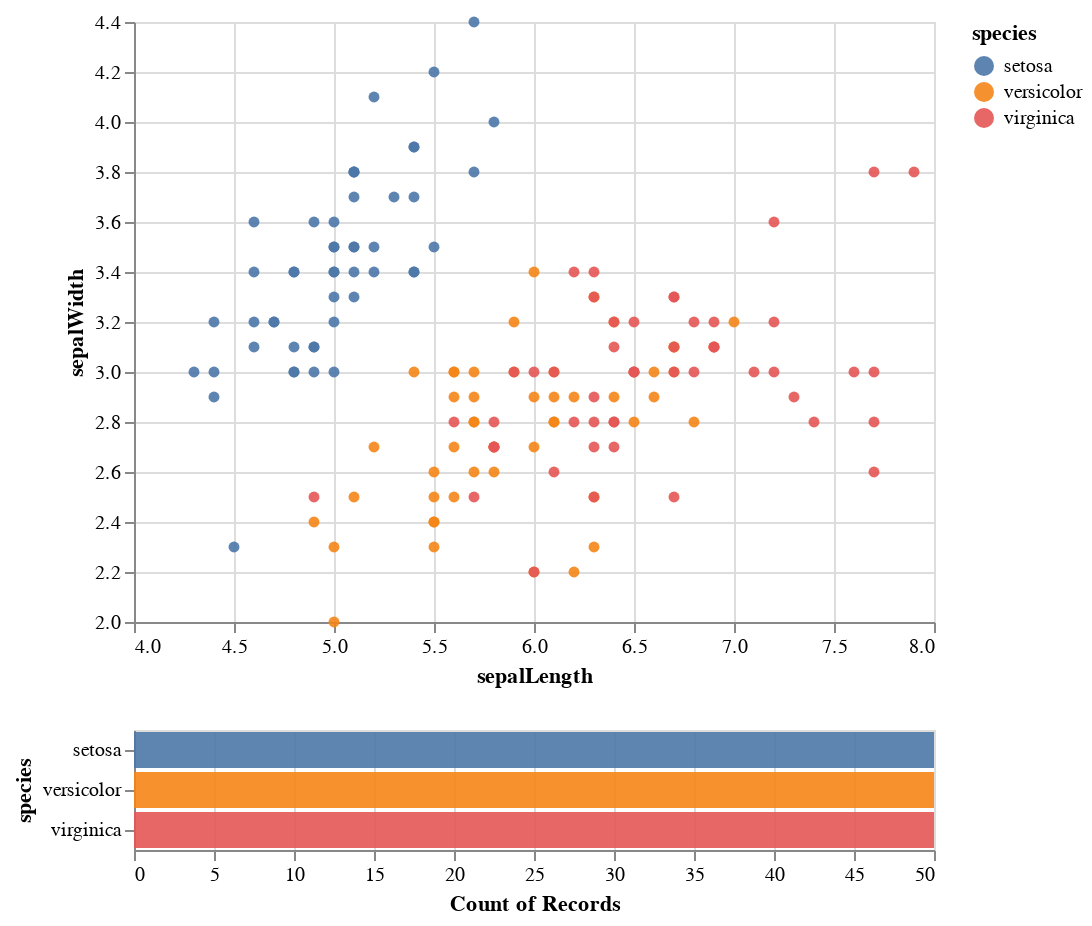

The notebook cell saved with this chart:
### Code cell
brush = alt.selection_interval()
click = alt.selection_multi(fields=['species'])

points = (alt.Chart(iris_data).mark_circle().encode(
    x=alt.X('sepalLength', scale=alt.Scale(zero=False)),
    y=alt.Y('sepalWidth', scale=alt.Scale(zero=False)),
    color=alt.condition(brush, 'species', 
                        alt.value('lightgray')),
    opacity=alt.condition(click, 
                          alt.value(0.9), alt.value(0.2)))
.add_selection(brush))

bars = (alt.Chart(iris_data).mark_bar().encode(
    x='count()',
    y='species',
    color='species',
    opacity=alt.condition(click, alt.value(0.9), alt.value(0.2)))
.add_selection(click))

points & bars

### Figure 1 — Vega-Lite specification as saved in the notebook (floating-point values rounded to 4 significant figures; data arrays with more than 128 entries replaced by an {"elided": "..."} marker saying what was removed)
{"config": {"view": {"continuousWidth": 400, "continuousHeight": 300}}, "vconcat": [{"mark": "circle", "encoding": {"color": {"condition": {"field": "species", "type": "nominal", "selection": "selector007"}, "value": "lightgray"}, "opacity": {"condition": {"value": 0.9, "selection": "selector008"}, "value": 0.2}, "x": {"field": "sepalLength", "scale": {"zero": false}, "type": "quantitative"}, "y": {"field": "sepalWidth", "scale": {"zero": false}, "type": "quantitative"}}, "selection": {"selector007": {"type": "interval"}}}, {"mark": "bar", "encoding": {"color": {"field": "species", "type": "nominal"}, "opacity": {"condition": {"value": 0.9, "selection": "selector008"}, "value": 0.2}, "x": {"aggregate": "count", "type": "quantitative"}, "y": {"field": "species", "type": "nominal"}}, "selection": {"selector008": {"type": "multi", "fields": ["species"]}}}], "data": {"name": "data-cb5f6f68883200d5e9a851f3ae4ae120"}, "$schema": "https://vega.github.io/schema/vega-lite/v4.17.0.json", "datasets": {"data-cb5f6f68883200d5e9a851f3ae4ae120": {"elided": "150 records"}}}
